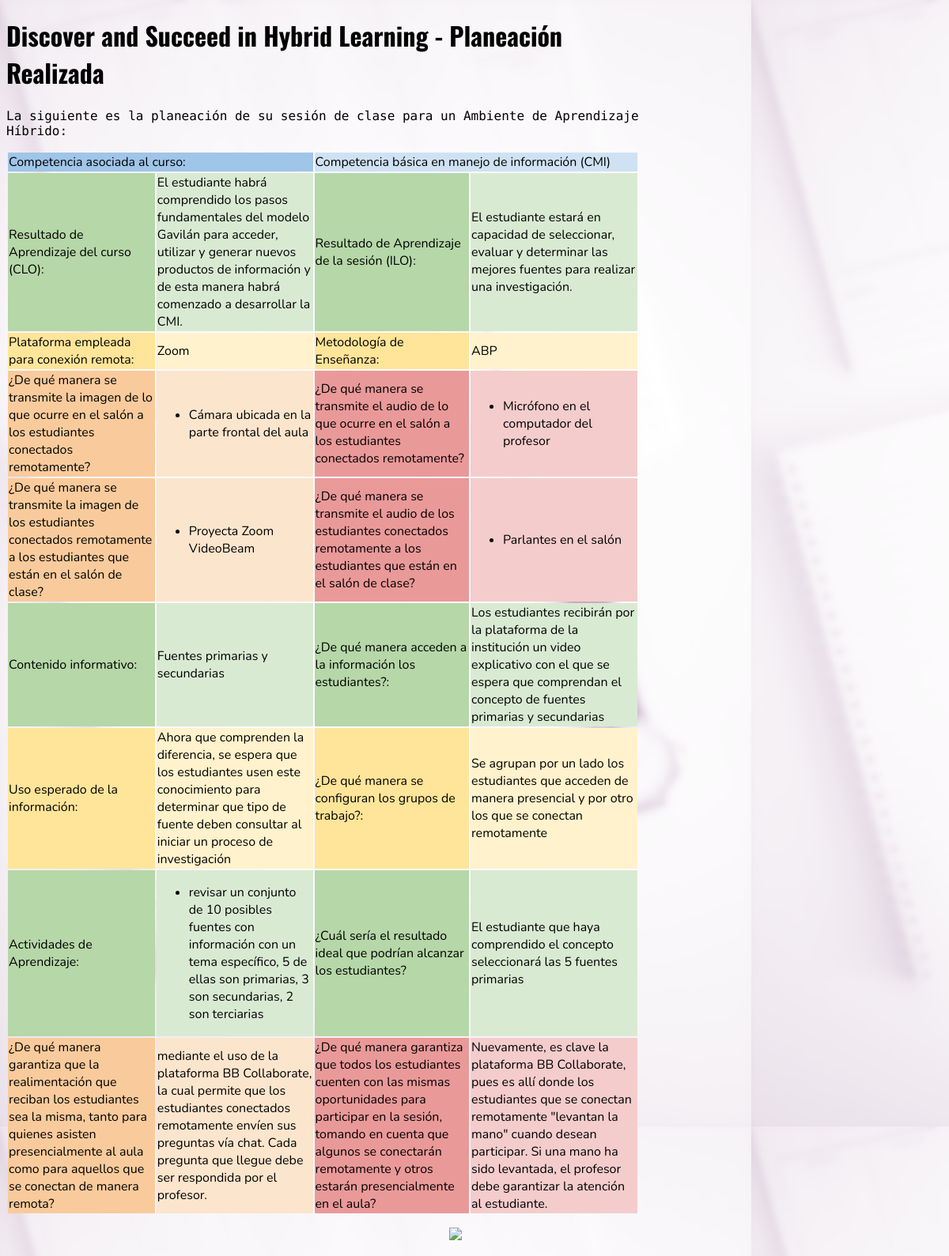
The page /planner/11/fullSessionPlan/ on the database its author committed.
### planner/models.py (models this page shows, shortened)
class Ilo(models.Model):
    clo = models.ForeignKey(Clo, on_delete=models.CASCADE)
    ilo_name = models.CharField(max_length=200)
    ilo_description = models.TextField()

class Clo(models.Model):
    SKILL_DEVELOPMENT_LEVELS = [
        ('UI','Unconscious Incompetence'),
        ('CI','Conscious Incompetence'),
        ('CC','Conscious Competence'),
        ('UC', 'Unconscious Competence'),
    ]
    skill = models.ForeignKey(Skill, on_delete=models.CASCADE)
    clo_name = models.CharField(max_length=200)
    clo_description = models.TextField()
    skill_development_level = models.CharField(
        max_length=2,
        choices=SKILL_DEVELOPMENT_LEVELS,
        default='UI',
    )

class Skill(models.Model):
    SKILL_TYPE_CHOICES = [
        ('SOFT','Soft (generic) Skill'),
        ('HARD', 'Hard (specific) Skill'),
        ]
    skill_name = models.CharField(max_length=200)
    skill_type = models.CharField(
        max_length=4,
        choices=SKILL_TYPE_CHOICES,
        default='HARD',
        )
    skill_description = models.TextField()

class Session_plan(models.Model):
    teaching_method = models.ForeignKey(Teaching_method, on_delete=models.CASCADE)
    platform = models.ForeignKey(Platform, on_delete=models.CASCADE, default=1)
    group_configuration = models.ForeignKey(Group_configuration, on_delete=models.CASCADE, default=1)
    clo = models.ManyToManyField(Clo)
    ilo = models.ManyToManyField(Ilo)
    content = models.ManyToManyField(Content)
    ibs = models.ManyToManyField(Ibs)
    learning_activity = models.ManyToManyField(Learning_activity)
    session_plan_name = models.CharField(max_length=200, default='ingrese un nombre')
    session_plan_content_delivery_method = models.TextField()
    session_plan_intended_content_use = models.TextField()
    session_plan_feedback_detail = models.TextField()
    session_plan_participation_detail = models.TextField()
    session_plan_ideal_student_outcome = models.CharField(max_length=200,
                                                          default='resultado ideal de las LA')

class Platform(models.Model):
    platform_name = models.CharField(max_length=200)
    def __str__(self):
        return self.platform_name

class Teaching_method(models.Model):
    teaching_method_name = models.CharField(max_length=200)
    teaching_method_description = models.TextField()
    teaching_method_suggested_scenario = models.TextField()

class Ibs(models.Model):
    IBS_TYPE = [
        ('A','Audio'),
        ('V','Visual'),
    ]
    IBS_COM_DIRECTION = [
        ('P','Desde los estudiantes que asisten presencialmente'),
        ('R','Desde los estudiantes que se conectan de manera remota'),
    ]
    ibs_name = models.CharField(max_length=200)
    ibs_description = models.TextField()
    ibs_type = models.CharField(
        max_length=1,
        choices=IBS_TYPE,
        default='A',
        )
    ibs_com_direction = models.CharField(
        max_length=1,
        choices=IBS_COM_DIRECTION,
        default='P',
    )

class Content(models.Model):
    content_name = models.CharField(max_length=200)
    content_description = models.TextField()
    content_url = models.CharField(max_length=255)

class Group_configuration(models.Model):
    group_configuration_name = models.CharField(max_length=200)
    group_configuration_description = models.TextField()

class Learning_activity(models.Model):
    learning_activity_name = models.CharField(max_length=200)
    learning_activity_description = models.TextField()

### planner/views.py (the view)
# urls.py: path('<int:session_plan_id>/fullSessionPlan/', views.fullSessionPlan, name='fullSessionPlan'),
def fullSessionPlan(request, session_plan_id):
    full_session_plan = get_object_or_404(Session_plan, pk=session_plan_id)
    ilo_session = get_object_or_404(Ilo, session_plan=full_session_plan.id)
    ibs_session_visual1 = Ibs.objects.filter(session_plan=full_session_plan.id,
                                             ibs_type='V',
                                             ibs_com_direction='P')
    ibs_session_visual1 = ibs_session_visual1.exclude(ibs_name='Not Specific')
    ibs_session_visual2 = Ibs.objects.filter(session_plan=full_session_plan.id,
                                             ibs_type='V',
                                             ibs_com_direction='R')
    ibs_session_visual2 = ibs_session_visual2.exclude(ibs_name='Not Specific')
    ibs_session_audio1 = Ibs.objects.filter(session_plan=full_session_plan.id,
                                             ibs_type='A',
                                             ibs_com_direction='P')
    ibs_session_audio1 = ibs_session_audio1.exclude(ibs_name='Not Specific')
    ibs_session_audio2 = Ibs.objects.filter(session_plan=full_session_plan.id,
                                             ibs_type='A',
                                             ibs_com_direction='R')
    ibs_session_audio2 = ibs_session_audio2.exclude(ibs_name='Not Specific')
    content_session = get_object_or_404(Content, session_plan=full_session_plan.id)
    learning_activity_session = Learning_activity.objects.filter(session_plan=full_session_plan.id)
    return render(request, 'planner/fullSessionPlan.html', {'session_plan': full_session_plan,
                                                            'ilo': ilo_session,
                                                            'ibs_session_visual1': ibs_session_visual1,
                                                            'ibs_session_visual2': ibs_session_visual2,
                                                            'ibs_session_audio1': ibs_session_audio1,
                                                            'ibs_session_audio2': ibs_session_audio2,
                                                            'content': content_session,
                                                            'learning_activity': learning_activity_session,})

### planner/templates/planner/fullSessionPlan.html (shortened to what this page needs)
{% load static %}
<!DOCTYPE html>
<html>
  <head>
    <link rel="stylesheet" type="text/css" href="{% static 'planner/style.css' %}">
  </head>
  <body>
    <h1 class="page_title">Discover and Succeed in Hybrid Learning - Planeación Realizada</h1>
    <p class="instructions">La siguiente es la planeación de su sesión de clase para un
    Ambiente de Aprendizaje Híbrido:</p>
    <table>
        <tr>
            <td class="cell_style5" colspan="2">Competencia asociada al curso:</td>
            <td class="cell_style6" colspan="2">{{ ilo.clo.skill.skill_description }}</td>
        </tr>
        <tr>
            <td class="cell_style1">Resultado de Aprendizaje del curso (CLO):</td>
            <td class="cell_style2">{{ ilo.clo.clo_description }}</td>
            <td class="cell_style1">Resultado de Aprendizaje de la sesión (ILO):</td>
            <td class="cell_style2">{{ ilo.ilo_description }}</td>
        </tr>
        <tr>
            <td class="cell_style3">Plataforma empleada para conexión remota:</td>
            <td class="cell_style4">{{ session_plan.platform }}</td>
            <td class="cell_style3">Metodología de Enseñanza:</td>
            <td class="cell_style4">{{ session_plan.teaching_method.teaching_method_name }}</td>
        </tr>
        <tr>
            <td class="cell_style7">¿De qué manera se transmite la imagen de lo que ocurre en
            el salón a los estudiantes conectados remotamente?</td>
            <td class="cell_style8">
                {% if ibs_session_visual1 %}
                    <ul>
                        {% for ibs in ibs_session_visual1 %}
                        <li>
                            {{ ibs.ibs_name }}
                        </li>
                        {% endfor %}
                    </ul>
                {% else %}
                    <em>No se han definido IBS</em>
                {% endif %}
            </td>
            <td class="cell_style9">¿De qué manera se transmite el audio de lo que ocurre en
            el salón a los estudiantes conectados remotamente?</td>
            <td class="cell_style10">
                {% if ibs_session_audio1 %}
                    <ul>
                        {% for ibs in ibs_session_audio1 %}
                        <li>
                            {{ ibs.ibs_name }}
                        </li>
                        {% endfor %}
                    </ul>
                {% else %}
                    <em>No se han definido IBS</em>
                {% endif %}
            </td>
        </tr>
        <tr>
            <td class="cell_style7">¿De qué manera se transmite la imagen de los estudiantes
            conectados remotamente a los estudiantes que están en el salón de clase?</td>
            <td class="cell_style8">
                {% if ibs_session_visual2 %}
                    <ul>
                        {% for ibs in ibs_session_visual2 %}
                        <li>
                            {{ ibs.ibs_name }}
                        </li>
                        {% endfor %}
                    </ul>
                {% else %}
                    <em>No se han definido IBS</em>
                {% endif %}
            </td>
            <td class="cell_style9">¿De qué manera se transmite el audio de los estudiantes
            conectados remotamente a los estudiantes que están en el salón de clase?</td>
            <td class="cell_style10">
                {% if ibs_session_audio2 %}
                    <ul>
                        {% for ibs in ibs_session_audio2 %}
                        <li>
                            {{ ibs.ibs_name }}
                        </li>
                        {% endfor %}
                    </ul>
                {% else %}
                    <em>No se han definido IBS</em>
                {% endif %}
            </td>
        </tr>
        <tr>
            <td class="cell_style1">Contenido informativo:</td>
            <td class="cell_style2">{{ content.content_description }}</td>
            <td class="cell_style1">¿De qué manera acceden a la información los estudiantes?:</td>
            <td class="cell_style2">{{ session_plan.session_plan_content_delivery_method }}</td>
        </tr>
        <tr>
            <td class="cell_style3">Uso esperado de la información:</td>
            <td class="cell_style4">{{ session_plan.session_plan_intended_content_use }}</td>
            <td class="cell_style3">¿De qué manera se configuran los grupos de trabajo?:</td>
            <td class="cell_style4">{{ session_plan.group_configuration.group_configuration_description }}</td>
        </tr>
        <tr>
            <td class="cell_style1">Actividades de Aprendizaje:</td>
            <td class="cell_style2">
                {% if learning_activity %}
                <ul>
                        {% for la in learning_activity %}
                        <li>
                            {{ la.learning_activity_description }}
                        </li>
                        {% endfor %}
                    </ul>
                {% else %}
                    <em>No se han definido Actividades de Aprendizaje</em>
                {% endif %}
            </td>
            <td class="cell_style1">¿Cuál sería el resultado ideal que podrían alcanzar los estudiantes?</td>
            <td class="cell_style2">{{ session_plan.session_plan_ideal_student_outcome }}</td>
        </tr>
        <tr>
            <td class="cell_style7">¿De qué manera garantiza que la realimentación que reciban los
            estudiantes sea la misma, tanto para quienes asisten presencialmente al aula como para
            aquellos que se conectan de manera remota?</td>
            <td class="cell_style8">{{ session_plan.session_plan_feedback_detail }}</td>
            <td class="cell_style9">¿De qué manera garantiza que todos los estudiantes cuenten con
            las mismas oportunidades para participar en la sesión, tomando en cuenta que algunos se
            conectarán remotamente y otros estarán presencialmente en el aula?</td>
            <td class="cell_style10">{{ session_plan.session_plan_participation_detail }}</td>
        </tr>
    </table>
    <p class="footer_logo">
      <img src="https://www.estudioelefante.co/uploads/1/2/0/1/120163544/original-128px.png">
    </p>
  </body>
</html>

### planner/static/planner/style.css (style rules this page uses)
.cell_style1 { background: #b6d7a8; }
.cell_style2 { background: #d9ead3; }
.cell_style3 { background: #ffe599; }
.cell_style4 { background: #fff2cc; }
.cell_style5 { background: #9fc5e8; }
.cell_style6 { background: #cfe2f3; }
.cell_style7 { background: #f9cb9c; }
.cell_style8 { background: #fce5cd; }
.cell_style9 { background: #ea9999; }
.cell_style10 { background: #f4cccc; }
.page_title { font-family: 'Oswald', sans-serif; }
.instructions { font-family: 'Fira Code', monospace; }
td { font-family: 'Nunito', sans-serif; }
.footer_logo { padding: 0 20px 0 560px; }
body { width: 800px; background-image: url("images/background.png"); }

### rows shown on the page
Ilo: clo.skill.skill_description "Competencia básica en manejo de información (CMI)", clo.clo_description "El estudiante habrá comprendido los pasos fundamentales del modelo Gavilán para acceder, utilizar y generar nuevos productos de información y de esta manera habrá comenzado a desarrollar la CMI.", ilo_description "El estudiante estará en capacidad de seleccionar, evaluar y determinar las mejores fuentes para realizar una investigación."
Session_plan: platform "Zoom", teaching_method.teaching_method_name "ABP", session_plan_content_delivery_method "Los estudiantes recibirán por la plataforma de la institución un video explicativo con el que se espera que comprendan el concepto de fuentes primarias y secundarias", session_plan_intended_content_use "Ahora que comprenden la diferencia, se espera que los estudiantes usen este conocimiento para determinar que tipo de fuente deben consultar al iniciar un proceso de investigación", group_configuration.group_configuration_description "Se agrupan por un lado los estudiantes que acceden de manera presencial y por otro los que se conectan remotamente", session_plan_ideal_student_outcome "El estudiante que haya comprendido el concepto seleccionará las 5 fuentes primarias", session_plan_feedback_detail "mediante el uso de la plataforma BB Collaborate, la cual permite que los estudiantes conectados remotamente envíen sus preguntas vía chat. Cada pregunta que llegue debe ser respondida por el profesor.", session_plan_participation_detail "Nuevamente, es clave la plataforma BB Collaborate, pues es allí donde los estudiantes que se conectan remotamente \"levantan la mano\" cuando desean participar. Si una mano ha sido levantada, el profesor debe garantizar la atención al estudiante."
Ibs: ibs_name "Cámara ubicada en la parte frontal del aula"
Ibs: ibs_name "Micrófono en el computador del profesor"
Ibs: ibs_name "Proyecta Zoom VideoBeam"
Ibs: ibs_name "Parlantes en el salón"
Content: content_description "Fuentes primarias y secundarias"
Learning_activity: learning_activity_description "revisar un conjunto de 10 posibles fuentes con información con un tema específico, 5 de ellas son primarias, 3 son secundarias, 2 son terciarias"
